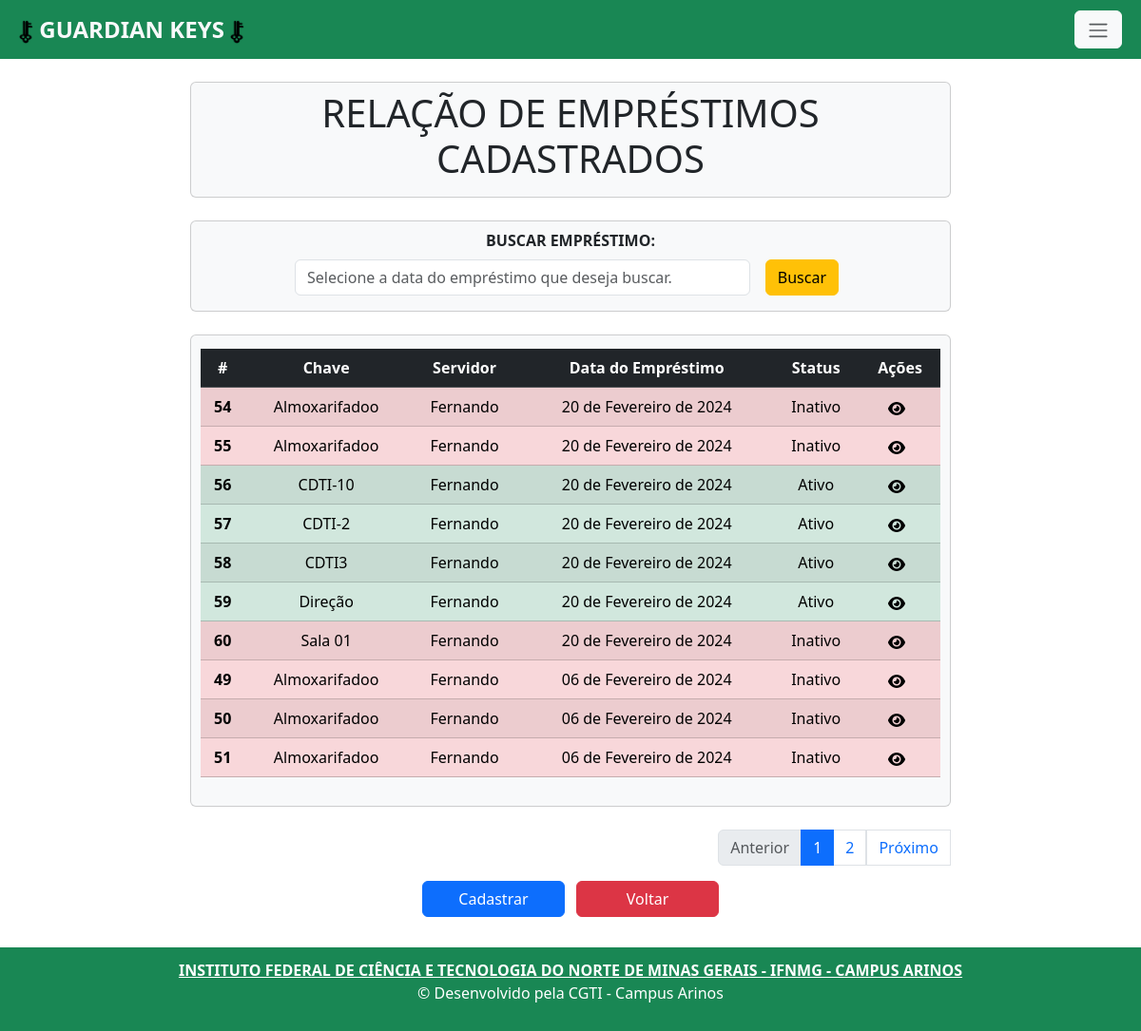
Page /emprestimo_index/ (signed in) on the committed database.
### app/models.py (models this page shows, shortened)
class Emprestimo(models.Model):
    id_servidor = models.ForeignKey(Servidor, on_delete=models.CASCADE)
    id_chave = models.ForeignKey(Chave, on_delete=models.CASCADE)
    status = models.BooleanField(default=True)
    data_emprestimo = models.DateField(auto_now_add=True)

class Chave(models.Model):
    descricao = models.CharField(max_length=150)
    status = models.CharField(max_length=22, choices=STATUS, default='Livre')
    codbarra = models.CharField(max_length=150, unique=True)
    def __str__(self):
        return self.descricao

class Servidor(models.Model):
    nome = models.CharField(max_length=150)
    cargo = models.CharField(max_length=22, choices=CARGO)
    email = models.EmailField(max_length=150, unique=True)
    biometria = models.CharField(max_length=150, unique=True)
    def __str__(self):
        return self.nome

### app/views.py (the view)
# urls.py: path('emprestimo_index/', emprestimo_index, name='emprestimo_index'),
@login_required
def emprestimo_index(request):
    data = {}
    search = request.GET.get('search')
    if search:
        data['db'] = Emprestimo.objects.filter(data_emprestimo__icontains=search).order_by('-data_emprestimo')
        paginators = Paginator (data['db'], 1000)
        page_num = request.GET.get('page')
        page = paginators.get_page(page_num)
    else:
        data['db'] = Emprestimo.objects.all().order_by('-data_emprestimo')
        paginators = Paginator (data['db'], 10)
        page_num = request.GET.get('page')
        page = paginators.get_page(page_num)
    return render(request, 'emprestimo_index.html', {'page': page})

### app/templates/emprestimo_index.html (shortened to what this page needs)
{% extends 'base.html' %}
{% load static %}
{% block content%}
    <div class="col-8 m-auto pt-2 pb-2 text-center card rounded bg-light mb-4">
    <h1>RELAÇÃO DE EMPRÉSTIMOS CADASTRADOS</h1>
    </div>
    <div class="col-8 m-auto pt-2 pb-2 text-center card rounded bg-light mb-4">
      <form  method="get" >
        <label for="inputBuscar" class="form-label" ></label><strong>BUSCAR EMPRÉSTIMO:</strong></label>
        <div class="d-flex justify-content-center align-items-center mt-2 mb-2">
          <input type="text" id="search" name="search" class="form-control me-3" style="width: 60%;" placeholder="Selecione a data do empréstimo que deseja buscar.">
          <button type="submit" class="btn btn-warning me-2">Buscar</button>
        </div>
      </form>
    </div>
    <div class="col-8 m-auto pt-1 pb-1 text-center card rounded bg-light mb-4">
        <div class="table-responsive" style="margin: 10px; overflow-x: auto;">
        <table class="table table-striped" style="max-width: 100%;">
            <thead class="table-dark">
              <tr>
                <th scope="col">#</th>
                <th scope="col">Chave</th>
                <th scope="col">Servidor</th>
                <th scope="col">Data do Empréstimo</th>
                <th scope="col">Status</th>
                <th scope="col">Ações</th>
              </tr>
            </thead>
            <tbody>
              {% for dbs in page.object_list %}
                <tr class="{% if dbs.status %}table-success{% else %}table-danger{% endif %}">
                  <th scope="row">{{dbs.id}}</th>
                  <td>{{dbs.id_chave}}</td>
                  <td>{{dbs.id_servidor}}</td>
                  <td>{{dbs.data_emprestimo|date:"d \d\e F \d\e Y"}}</td>
                  <td> {% if dbs.status %} Ativo {% else %} Inativo {% endif %}</td>
                  <td>
                    <a class="me-2" href="/emprestimo_view/{{dbs.id}}/"></a>
                  </td>
                </tr>
              {% endfor %}
            </tbody>
          </table>
        </div>
    </div>
      <div class=" col-8  m-auto d-flex justify-content-end ">
          <div >
            <ul class="pagination">
              {% if page.has_previous %}
                <li class="page-item">
                  <a class="page-link" href="{% url 'emprestimo_index' %}?page={{page.previous_page_number}}">Anterior</a>
                </li>
              {% else %}
                <li class="page-item disabled">
                  <a class="page-link" href="#" tabindex="-1" aria-disabled="true">Anterior</a>
                </li>
              {% endif %}
              {% for pg in page.paginator.page_range %}
                {% if pg == 1 or pg == 2 or pg == 3 or pg == page.paginator.num_pages or page == page.paginator.num_pages|add:'-1' or page == page.paginator.num_pages|add:'-2'%}
                  {% if page.number == pg %}
                    <li class="page-item active"><a class="page-link" href="?page={{ pg }}">{{ pg }}</a></li>
                  {% else %}
                    <li class="page-item"><a class="page-link" href="?page={{ pg }}">{{ pg }}</a></li>
                  {% endif %}
                {% endif %}
              {% endfor %}
              {% if page.has_next %}
                <li class="page-item-active">
                  <a class="page-link" href="{% url 'emprestimo_index' %}?page={{page.next_page_number}}">Próximo</a>
                </li>
              {% else %}
                <li class="page-item disabled">
                  <a class="page-link" href="#" tabindex="-1" aria-disabled="true">Próximo</a>
                </li>
              {% endif %}
            </ul>
          </div>
        </div>
      <div class="col-8 m-auto  pb-2 text-center ">
         <a class="btn btn-primary me-2" style="width: 150px;" href="/emprestimo_form"> Cadastrar </a>
        <a class="btn btn-danger" style="width: 150px;" href="/"> Voltar </a>
      </div>
{% endblock %}

### rows in the picture
Emprestimo: id "54", id_chave "Almoxarifadoo", id_servidor "Fernando", data_emprestimo "20 de Fevereiro de 2024", status "Inativo"
Emprestimo: id "55", id_chave "Almoxarifadoo", id_servidor "Fernando", data_emprestimo "20 de Fevereiro de 2024", status "Inativo"
Emprestimo: id "56", id_chave "CDTI-10", id_servidor "Fernando", data_emprestimo "20 de Fevereiro de 2024", status "Ativo"
Emprestimo: id "57", id_chave "CDTI-2", id_servidor "Fernando", data_emprestimo "20 de Fevereiro de 2024", status "Ativo"
Emprestimo: id "58", id_chave "CDTI3", id_servidor "Fernando", data_emprestimo "20 de Fevereiro de 2024", status "Ativo"
Emprestimo: id "59", id_chave "Direção", id_servidor "Fernando", data_emprestimo "20 de Fevereiro de 2024", status "Ativo"
Emprestimo: id "60", id_chave "Sala 01", id_servidor "Fernando", data_emprestimo "20 de Fevereiro de 2024", status "Inativo"
Emprestimo: id "49", id_chave "Almoxarifadoo", id_servidor "Fernando", data_emprestimo "06 de Fevereiro de 2024", status "Inativo"
Emprestimo: id "50", id_chave "Almoxarifadoo", id_servidor "Fernando", data_emprestimo "06 de Fevereiro de 2024", status "Inativo"
Emprestimo: id "51", id_chave "Almoxarifadoo", id_servidor "Fernando", data_emprestimo "06 de Fevereiro de 2024", status "Inativo"

### other values in the picture
{{ pg }} "1"
{{ pg }} "2"
